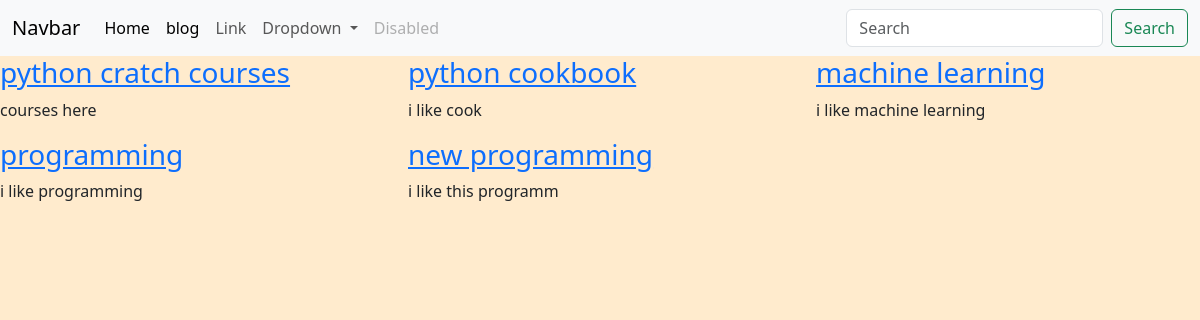
/courses/des, run on an earlier commit of the app's database.
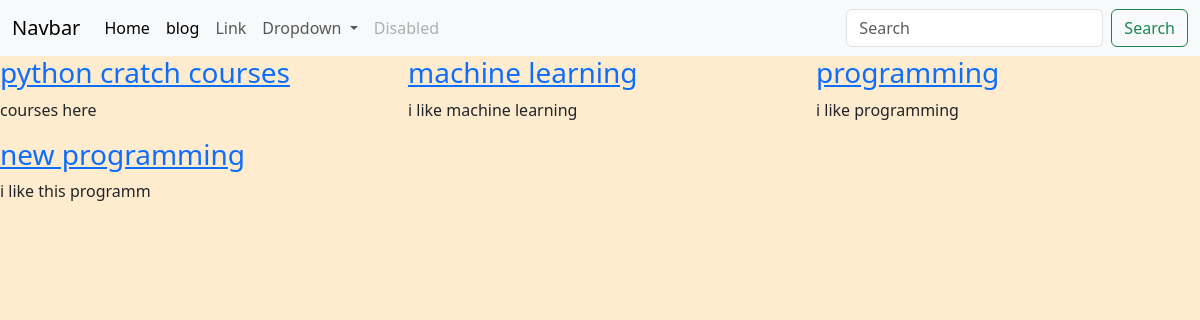
And on a later commit of the database.
### courses/models.py (models this page shows, shortened)
class Courses(models.Model):
    title=models.CharField(max_length=50)
    description=models.TextField()
    class Meta:
        verbose_name = 'Course'
        verbose_name_plural = 'Courses'

### courses/views.py (the view)
# urls.py: path('',List_View.as_view(),name='courses-list'),
class List_View(View):
    template_name='courses/courses_list.html'
    def get(self, request,*args, **kwargs):
        queryset=Courses.objects.all()
        return render(request, self.template_name, {'object_list':queryset})

### templates/courses/courses-list-des.html
{% extends "base.html" %} {% block content %}
<div class="row">
  {%for instance in object_list%}
  <div class="col-md-4">
    <h3>
      <a href="{% url 'courses:course-detail' instance.pk %}"
        >{{instance.title}}</a
      >
    </h3>
    <p>{{instance.description}}</p>
  </div>
  {% endfor %}
</div>
{% endblock content %}

### templates/base.html (shortened to what this page needs)
<!DOCTYPE html>
{% load static %}
<html lang="en">
<head>
  <link href="https://cdn.jsdelivr.net/npm/bootstrap@5.3.8/dist/css/bootstrap.min.css" rel="stylesheet">
  <link rel="stylesheet" href="{% static 'css/style.css' %}">
</head>
<body>
  <nav class="navbar navbar-expand-lg bg-body-tertiary">
  <div class="container-fluid">
    <a class="navbar-brand" href="#">Navbar</a>
    <div class="collapse navbar-collapse" id="navbarSupportedContent">
      <ul class="navbar-nav me-auto mb-2 mb-lg-0">
        <li class="nav-item">
          <a class="nav-link active" aria-current="page" href="#">Home</a>
        </li>
        <li class="nav-item">
          <a class="nav-link active" aria-current="page" href="blog/">blog</a>
        </li>
        <li class="nav-item">
          <a class="nav-link" href="#">Link</a>
        </li>
        <li class="nav-item dropdown">
          <a class="nav-link dropdown-toggle" href="#" role="button" data-bs-toggle="dropdown" aria-expanded="false">
            Dropdown
          </a>
        </li>
        <li class="nav-item">
          <a class="nav-link disabled" aria-disabled="true">Disabled</a>
        </li>
      </ul>
      <form class="d-flex" role="search">
        <input class="form-control me-2" type="search" placeholder="Search" aria-label="Search"/>
        <button class="btn btn-outline-success" type="submit">Search</button>
      </form>
    </div>
  </div>
</nav>
<section>
  {%block content%}
  {%endblock%}
</section>
</body>
</html>

### static/css/style.css (style rules this page uses)
body { background-color: blanchedalmond; }

What changed in the data, as far as the page shows it:
removed Courses: title "python cookbook", description "i like cook"
